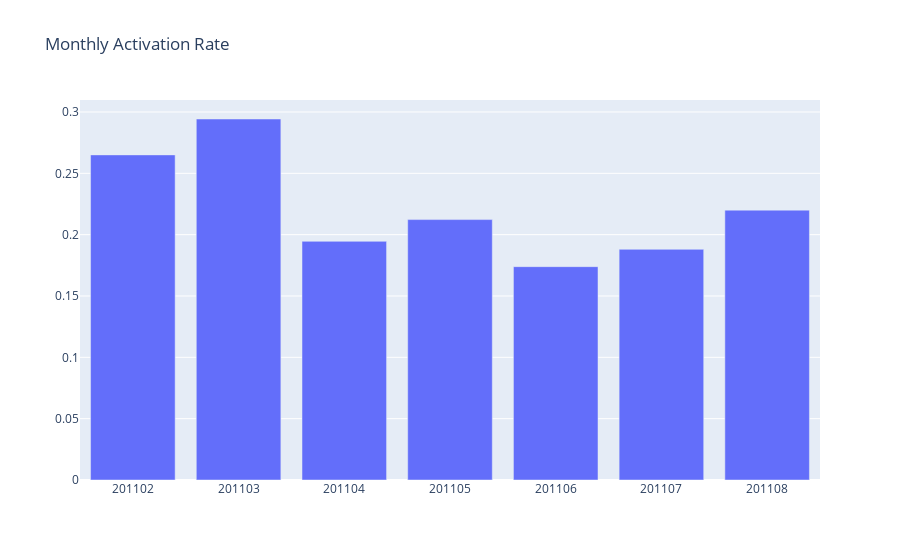

The code cell stored with this chart in its notebook:
### Code cell
plot_data = [
    go.Bar(
        x=tx_activation.query("SignupYearMonth>201101 and SignupYearMonth<201109")['SignupYearMonth'],
        y=tx_activation.query("SignupYearMonth>201101 and SignupYearMonth<201109")['CustomerID'],
    )
]

plot_layout = go.Layout(
        xaxis={"type": "category"},
        title='Monthly Activation Rate'
    )
fig = go.Figure(data=plot_data, layout=plot_layout)
cf.iplot(fig)

### Figure 1 — Plotly figure (JSON) as saved in the notebook; plotly's stock layout.template omitted (floating-point values rounded to 4 significant figures)
{"data": [{"type": "bar", "x": [201102, 201103, 201104, 201105, 201106, 201107, 201108], "y": [0.265, 0.2943, 0.1946, 0.2123, 0.1739, 0.188, 0.22]}], "layout": {"title": {"text": "Monthly Activation Rate"}, "xaxis": {"type": "category"}}}
